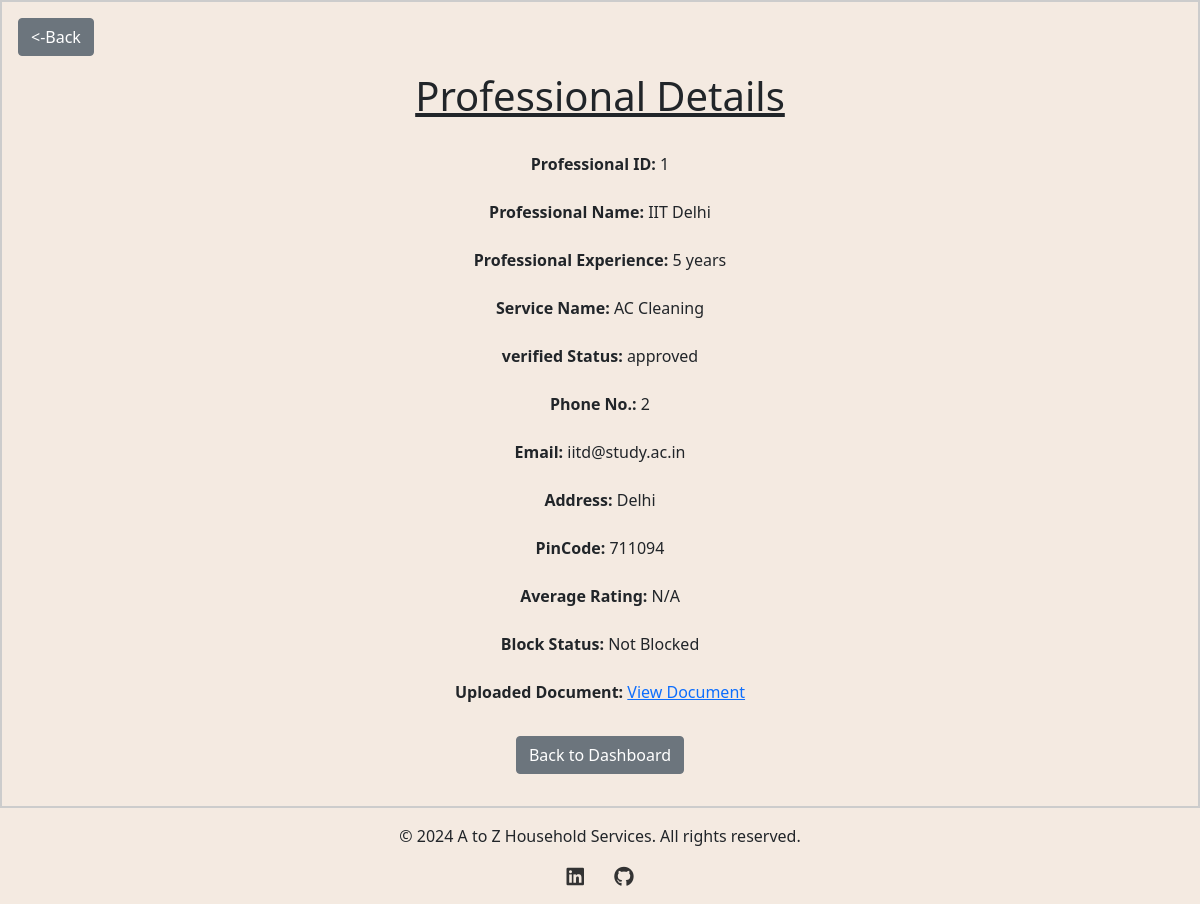
Page /professional/1 on the committed database.
### backend/models.py (models this page shows)
class Service_Professional(db.Model):
    __tablename__ = "service_professional"
    id = db.Column(db.Integer, primary_key=True, autoincrement=True)
    username = db.Column(db.String, unique=True, nullable=False)
    password = db.Column(db.String, nullable=False)
    name = db.Column(db.String, nullable=False)
    service_type = db.Column(
        db.String, nullable=False
    )  # nullable true done for some reason
    experience = db.Column(db.Integer, nullable=False)
    phone_no = db.Column(db.Integer, nullable=False)
    email = db.Column(db.String, unique=True, nullable=False)
    address = db.Column(db.String, nullable=False)
    pin_code = db.Column(db.String, nullable=False)
    verified_status = db.Column(db.String, nullable=True, default="Not verified yet")
    gender = db.Column(db.String, nullable=True)  # New column for gender (optional)
    profile_pic = db.Column(
        db.String, nullable=True
    )  # New column for profile picture (optional)
    average_rating = db.Column(db.Float, nullable=True)  # New column for average rating
    document = db.Column(db.String, nullable=True)  # Column to store document path
    block_status = db.Column(db.Boolean, default=False)  # Block/unblock status
    custom_services = db.relationship(
        "ProfessionalService",
        back_populates="professional",
        lazy=True,
        cascade="all, delete-orphan",
    )

### backend/controller.py (the view)
@app.route("/professional/<int:professional_id>", methods=["GET"])
def professional_details(professional_id):
    professional = Service_Professional.query.get(professional_id)
    if professional:
        return render_template("professional_details.html", professional=professional)
    else:
        return "Service not found", 404

### templates/professional_details.html (shortened to what this page needs)
</html>
<!DOCTYPE html>
<html lang="en">
<head>
    <link href="https://cdn.jsdelivr.net/npm/bootstrap@5.0.2/dist/css/bootstrap.min.css" rel="stylesheet" />
    <link rel="stylesheet" href="/static/style.css" />
</head>
<body>
    <div id="container">
        <button class="btn btn-secondary" onclick="goBack()"><-Back </button>
                <br>
                <div id="panel">
                    <h1 style="text-decoration: underline;">Professional Details</h1>
                    <br>
                    <p><strong>Professional ID:</strong> {{ professional.id }} <br> <br>
                        <strong>Professional Name:</strong> {{ professional.name }}<br><br>
                        <strong>Professional Experience:</strong> {{ professional.experience }} years<br><br>
                        <strong>Service Name:</strong> {{ professional.service_type }}<br><br>
                        <strong>verified Status:</strong> {{ professional.verified_status }}<br><br>
                        <strong>Phone No.:</strong> {{ professional.phone_no }}<br><br>
                        <strong>Email:</strong> {{ professional.email }}<br><br>
                        <strong>Address:</strong> {{ professional.address }}<br><br>
                        <strong>PinCode:</strong> {{ professional.pin_code }}<br><br>
                        <strong>Average Rating:</strong>
                        {% if professional.average_rating %}
                        professional.average_rating
                        {% else %}
                        N/A
                        {% endif %}
                        <br><br>
                        <strong>Block Status:</strong>
                        {% if professional.block_status %}
                        Blocked
                        {% else %}
                        Not Blocked
                        {% endif %}
                        <br><br>
                        <strong>Uploaded Document:</strong>
                        {% if professional.document %}
                        <a href="{{ url_for('static', filename='uploads/' + professional.document.split('/')[-1]) }}"
                            target="_blank">
                            View Document
                        </a>
                        {% else %}
                        No document uploaded.
                        {% endif %}
                    </p>
                    <a href="{{ url_for('admin_dashboard') }}" class="btn btn-secondary mt-3">Back to Dashboard</a>
                </div>
    </div>
    <link rel="stylesheet" href="https://cdnjs.cloudflare.com/ajax/libs/font-awesome/6.0.0-beta3/css/all.min.css">
    <footer class="text-center py-3">
        <div class="container">
            <p>&copy; 2024 A to Z Household Services. All rights reserved.</p>
            <div class="social-icons">
                <a href="https://www.linkedin.com/in/tushar-jalan-2k5/" target="_blank" class="me-3">
                    <i class="fab fa-linkedin fa-lg"></i>
                </a>
                <a href="https://github.com/Tusharisme" target="_blank">
                    <i class="fab fa-github fa-lg"></i>
                </a>
            </div>
        </div>
    </footer>
</body>
</html>

### static/style.css (style rules this page uses)
body { background-color: #f4eae1; }
#panel { width: auto; margin: auto; height: auto; text-align: center; padding: 2vh; border: 0px solid black; border-radius: 10px; }
#container { width: auto; margin: auto; padding: 2vh; border: 2px solid #ccc; }
.social-icons a { color: #333; margin: 0 10px; text-decoration: none; }

### rows in the picture
Service_Professional: id "1", name "IIT Delhi", experience "5", service_type "AC Cleaning", verified_status "approved", phone_no "2", email "iitd@study.ac.in", address "Delhi", pin_code "711094"
